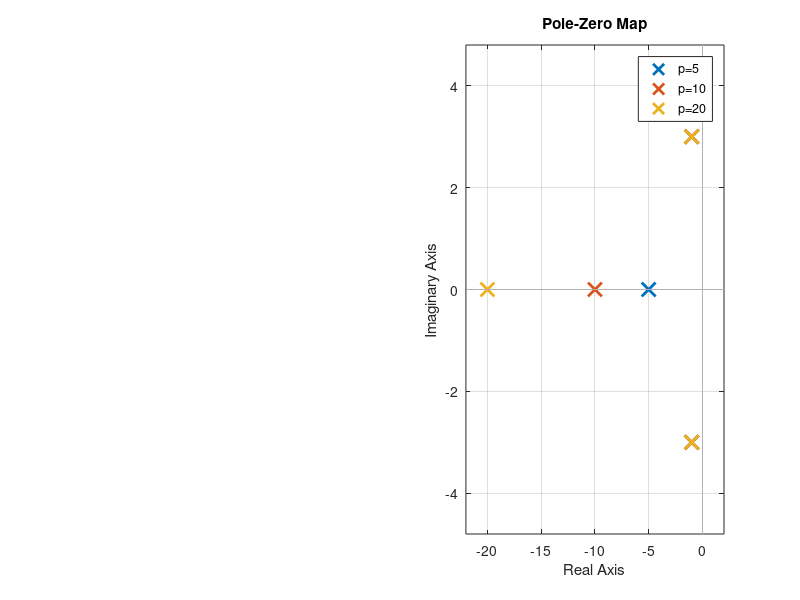

Write MATLAB code to recreate this figure.
clc;
s = tf('s');
g11=5/(s+5);
g12=10/(s+10);
g13=20/(s+20);
g2=tf(10,[1 2 10]);
sys1=series(g2,g11);
sys2=series(g2,g12);
sys3=series(g2,g13);
subplot(1,2,1);
step(sys1,sys2,sys3);
legend('p=5','p=10','p=20');
subplot(1,2,2);
pzmap(sys1,sys2,sys3);
legend('p=5','p=10','p=20');
grid on;